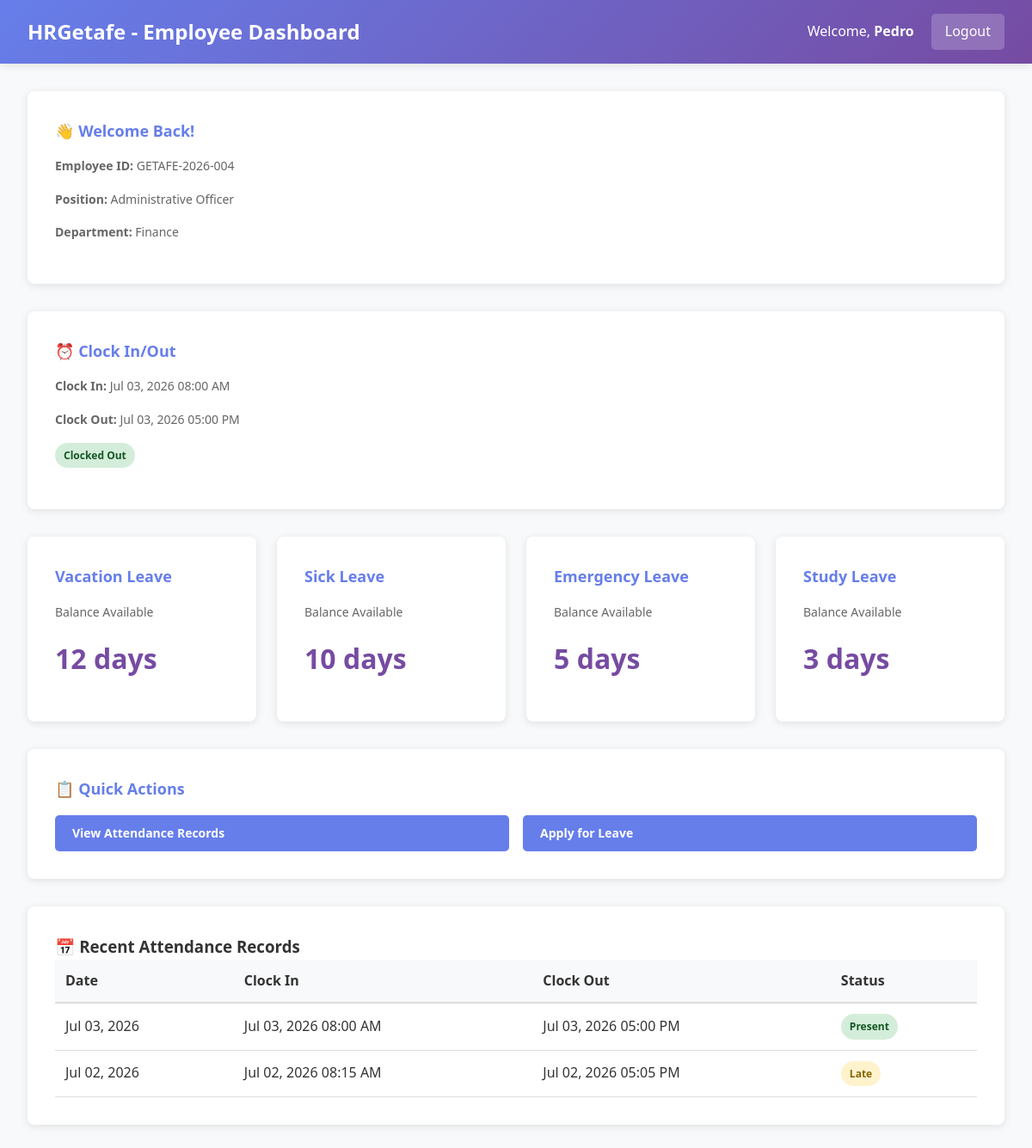
/employee/dashboard.php (signed in), run on the app's committed database.
### tables this page shows
CREATE TABLE IF NOT EXISTS employees (
  employee_id INT PRIMARY KEY AUTO_INCREMENT,
  employee_code VARCHAR(20) UNIQUE NOT NULL,
  first_name VARCHAR(50) NOT NULL,
  last_name VARCHAR(50) NOT NULL,
  middle_name VARCHAR(50),
  email VARCHAR(100) UNIQUE NOT NULL,
  phone VARCHAR(20),
  position VARCHAR(100),
  dept_id INT,
  date_hired DATE,
  salary DECIMAL(10, 2),
  qr_code_path VARCHAR(255),
  status ENUM('active', 'inactive', 'on_leave') DEFAULT 'active',
  created_at TIMESTAMP DEFAULT CURRENT_TIMESTAMP,
  updated_at TIMESTAMP DEFAULT CURRENT_TIMESTAMP ON UPDATE CURRENT_TIMESTAMP,
  FOREIGN KEY (dept_id) REFERENCES departments(dept_id)
);

CREATE TABLE IF NOT EXISTS departments (
  dept_id INT PRIMARY KEY AUTO_INCREMENT,
  dept_name VARCHAR(100) NOT NULL,
  dept_head_id INT,
  created_at TIMESTAMP DEFAULT CURRENT_TIMESTAMP
);

CREATE TABLE IF NOT EXISTS attendance (
  attendance_id INT PRIMARY KEY AUTO_INCREMENT,
  employee_id INT NOT NULL,
  clock_in DATETIME,
  clock_out DATETIME,
  attendance_date DATE,
  status ENUM('present', 'absent', 'late', 'on_leave') DEFAULT 'present',
  remarks TEXT,
  created_at TIMESTAMP DEFAULT CURRENT_TIMESTAMP,
  FOREIGN KEY (employee_id) REFERENCES employees(employee_id)
);

CREATE TABLE IF NOT EXISTS leave_types (
  leave_type_id INT PRIMARY KEY AUTO_INCREMENT,
  leave_type_name VARCHAR(50) NOT NULL,
  max_days_per_year INT,
  description TEXT,
  created_at TIMESTAMP DEFAULT CURRENT_TIMESTAMP
);

### includes/functions.php (called while the page is built, shortened)
<?php
function format_date($date) {
    return date('M d, Y', strtotime($date));
}
function format_datetime($datetime) {
    return date('M d, Y h:i A', strtotime($datetime));
}
function get_employee_info($conn, $employee_id) {
    $result = $conn->query("SELECT * FROM employees WHERE employee_id = $employee_id");
    return $result->fetch_assoc();
}
function calculate_leave_balance($conn, $employee_id, $leave_type_id) {
    $current_year = date('Y');
    $max_result = $conn->query("SELECT max_days_per_year FROM leave_types WHERE leave_type_id = $leave_type_id");
    $max_days = $max_result->fetch_assoc()['max_days_per_year'];
    $used_result = $conn->query("SELECT COALESCE(SUM(number_of_days), 0) as used_days FROM leave_requests WHERE employee_id = $employee_id AND leave_type_id = $leave_type_id AND status = 'approved' AND YEAR(start_date) = $current_year");
    $used_days = $used_result->fetch_assoc()['used_days'];
    return $max_days - $used_days;
}
function get_department_name($conn, $dept_id) {
    $result = $conn->query("SELECT dept_name FROM departments WHERE dept_id = $dept_id");
    $row = $result->fetch_assoc();
    return $row['dept_name'] ?? 'Unknown';
}
?>

### employee/dashboard.php (the view, shortened to what this page needs)
<?php
require_once '../config/database.php';
require_once '../includes/functions.php';
$employee_id = $_SESSION['employee_id'];
$employee = get_employee_info($conn, $employee_id);
$today = date('Y-m-d');
$today_attendance = $conn->query("SELECT * FROM attendance WHERE employee_id = $employee_id AND attendance_date = '$today'")->fetch_assoc();
$recent_attendance = $conn->query("SELECT * FROM attendance WHERE employee_id = $employee_id ORDER BY attendance_date DESC LIMIT 10")->fetch_all(MYSQLI_ASSOC);
$leave_types = $conn->query("SELECT * FROM leave_types")->fetch_all(MYSQLI_ASSOC);
?>
<!DOCTYPE html>
<html lang="en">
<head>
    <link rel="stylesheet" href="../assets/css/style.css">
</head>
<body>
    <div class="navbar">
        <h2>HRGetafe - Employee Dashboard</h2>
        <div class="navbar-user">
            <span>Welcome, <strong><?php echo htmlspecialchars($employee['first_name']); ?></strong></span>
            <a href="../logout.php">Logout</a>
        </div>
    </div>
    <div class="container">
        <div class="card" style="margin-bottom: 2rem;">
            <h3>👋 Welcome Back!</h3>
            <p><strong>Employee ID:</strong> <?php echo htmlspecialchars($employee['employee_code']); ?></p>
            <p><strong>Position:</strong> <?php echo htmlspecialchars($employee['position']); ?></p>
            <p><strong>Department:</strong> <?php echo get_department_name($conn, $employee['dept_id']); ?></p>
        </div>
        <div class="card" style="margin-bottom: 2rem;">
            <h3>⏰ Clock In/Out</h3>
            <?php if ($today_attendance): ?>
                <p><strong>Clock In:</strong> <?php echo format_datetime($today_attendance['clock_in']); ?></p>
                <?php if ($today_attendance['clock_out']): ?>
                    <p><strong>Clock Out:</strong> <?php echo format_datetime($today_attendance['clock_out']); ?></p>
                    <p><span class="badge badge-success">Clocked Out</span></p>
                <?php endif; ?>
            <?php endif; ?>
        </div>
        <div style="display: grid; grid-template-columns: repeat(auto-fit, minmax(200px, 1fr)); gap: 1.5rem; margin-bottom: 2rem;">
            <?php foreach ($leave_types as $leave): ?>
                <?php $balance = calculate_leave_balance($conn, $employee_id, $leave['leave_type_id']); ?>
                <div class="card">
                    <h3><?php echo htmlspecialchars($leave['leave_type_name']); ?></h3>
                    <p style="color: #666; font-size: 14px;">Balance Available</p>
                    <div class="stat-number"><?php echo $balance; ?> days</div>
                </div>
            <?php endforeach; ?>
        </div>
        <div class="card" style="margin-bottom: 2rem;">
            <h3>📋 Quick Actions</h3>
            <div style="display: grid; grid-template-columns: repeat(2, 1fr); gap: 1rem;">
                <a href="records.php" class="btn btn-primary">View Attendance Records</a>
                <a href="apply_leave.php" class="btn btn-primary">Apply for Leave</a>
            </div>
        </div>
        <div class="table-container">
            <h3>📅 Recent Attendance Records</h3>
            <table>
                <thead>
                    <tr>
                        <th>Date</th>
                        <th>Clock In</th>
                        <th>Clock Out</th>
                        <th>Status</th>
                    </tr>
                </thead>
                <tbody>
                    <?php if (!empty($recent_attendance)): ?>
                        <?php foreach ($recent_attendance as $record): ?>
                        <tr>
                            <td><?php echo format_date($record['attendance_date']); ?></td>
                            <td><?php echo $record['clock_in'] ? format_datetime($record['clock_in']) : '-'; ?></td>
                            <td><?php echo $record['clock_out'] ? format_datetime($record['clock_out']) : '-'; ?></td>
                            <td>
                                <?php if ($record['status'] === 'present'): ?>
                                    <span class="badge badge-success">Present</span>
                                <?php elseif ($record['status'] === 'late'): ?>
                                    <span class="badge badge-warning">Late</span>
                                <?php else: ?>
                                    <span class="badge badge-pending"><?php echo ucfirst($record['status']); ?></span>
                                <?php endif; ?>
                            </td>
                        </tr>
                        <?php endforeach; ?>
                    <?php else: ?>
                    <tr>
                        <td colspan="4" class="text-center">No attendance records yet</td>
                    </tr>
                    <?php endif; ?>
                </tbody>
            </table>
        </div>
    </div>
</body>
</html>

### assets/css/style.css (style rules this page uses)
* { margin: 0; padding: 0; box-sizing: border-box; }
:root { --primary-color: #667eea; --secondary-color: #764ba2; --success-color: #28a745; --danger-color: #dc3545; --warning-color: #ffc107; --info-color: #17a2b8; --light-bg: #f8f9fa; --dark-text: #333; --border-color: #ddd; --shadow: 0 2px 10px rgba(0, 0, 0, 0.1); }
body { font-family: 'Segoe UI', Tahoma, Geneva, Verdana, sans-serif; background-color: var(--light-bg); color: var(--dark-text); line-height: 1.6; }
.navbar { background: linear-gradient(135deg, var(--primary-color) 0%, var(--secondary-color) 100%); color: white; padding: 1rem 2rem; box-shadow: var(--shadow); display: flex; justify-content: space-between; align-items: center; }
.navbar h2 { font-size: 24px; margin: 0; }
.navbar-user { display: flex; align-items: center; gap: 20px; }
.navbar-user a { color: white; text-decoration: none; padding: 8px 16px; background: rgba(255, 255, 255, 0.2); border-radius: 5px; transition: background 0.3s; }
.container { max-width: 1200px; margin: 2rem auto; padding: 0 2rem; }
.card { background: white; border-radius: 8px; padding: 2rem; box-shadow: var(--shadow); transition: transform 0.3s, box-shadow 0.3s; }
.card h3 { color: var(--primary-color); margin-bottom: 1rem; font-size: 18px; }
.card p { color: #666; font-size: 14px; margin-bottom: 1rem; }
.stat-number { font-size: 32px; font-weight: bold; color: var(--secondary-color); margin: 1rem 0; }
.table-container { background: white; border-radius: 8px; padding: 2rem; box-shadow: var(--shadow); overflow-x: auto; margin-bottom: 2rem; }
table { width: 100%; border-collapse: collapse; }
thead { background-color: var(--light-bg); border-bottom: 2px solid var(--border-color); }
th { padding: 12px; text-align: left; font-weight: 600; color: var(--dark-text); }
td { padding: 12px; border-bottom: 1px solid var(--border-color); }
button, .btn { padding: 10px 20px; border: none; border-radius: 5px; font-size: 14px; font-weight: 600; cursor: pointer; transition: all 0.3s; text-decoration: none; display: inline-block; }
.btn-primary { background: var(--primary-color); color: white; }
.badge { display: inline-block; padding: 5px 10px; border-radius: 20px; font-size: 12px; font-weight: 600; }
.badge-success { background: #d4edda; color: #155724; }
.badge-warning { background: #fff3cd; color: #856404; }

### data on the page
employees: first_name "Pedro", employee_code "GETAFE-2026-004", position "Administrative Officer", dept.dept_name "Finance"
attendance: clock_in "Jul 03, 2026 08:00 AM", clock_out "Jul 03, 2026 05:00 PM", attendance_date "Jul 03, 2026", status "Present"
leave_types: leave_type_name "Vacation Leave", balance "12"
leave_types: leave_type_name "Sick Leave", balance "10"
leave_types: leave_type_name "Emergency Leave", balance "5"
leave_types: leave_type_name "Study Leave", balance "3"
attendance: attendance_date "Jul 02, 2026", clock_in "Jul 02, 2026 08:15 AM", clock_out "Jul 02, 2026 05:05 PM", status "Late"
